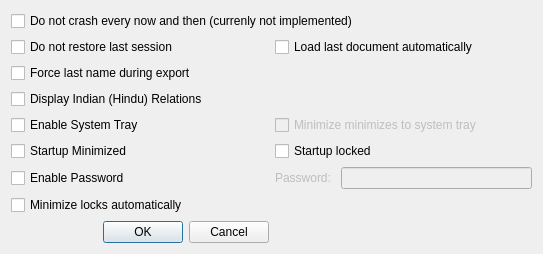
<?xml version="1.0" encoding="UTF-8"?>
<ui version="4.0">
 <author>Neeraj Jakhar</author>
 <class>MainPreferences</class>
 <widget class="QDialog" name="MainPreferences">
  <property name="geometry">
   <rect>
    <x>0</x>
    <y>0</y>
    <width>543</width>
    <height>242</height>
   </rect>
  </property>
  <property name="windowTitle">
   <string>Preferences for Familier</string>
  </property>
  <layout class="QGridLayout" name="gridLayout_2">
   <item row="0" column="0" colspan="2">
    <widget class="QCheckBox" name="checkBoxDoNotCrash">
     <property name="text">
      <string>Do not crash every now and then (currenly not implemented)</string>
     </property>
    </widget>
   </item>
   <item row="1" column="0">
    <widget class="QCheckBox" name="checkBoxDoNotRestoreLastSession">
     <property name="text">
      <string>Do not restore last session</string>
     </property>
    </widget>
   </item>
   <item row="1" column="1">
    <widget class="QCheckBox" name="checkBoxLoadLastDocumentAutomatically">
     <property name="text">
      <string>Load last document automatically</string>
     </property>
    </widget>
   </item>
   <item row="2" column="0">
    <widget class="QCheckBox" name="checkBoxExportForceLastName">
     <property name="text">
      <string>Force last name during export</string>
     </property>
    </widget>
   </item>
   <item row="3" column="0">
    <widget class="QCheckBox" name="checkBoxDisplayIndianRelations">
     <property name="text">
      <string>Display Indian (Hindu) Relations</string>
     </property>
    </widget>
   </item>
   <item row="4" column="0">
    <widget class="QCheckBox" name="checkBoxEnableSystemTray">
     <property name="text">
      <string>Enable System Tray</string>
     </property>
    </widget>
   </item>
   <item row="4" column="1">
    <widget class="QCheckBox" name="checkBoxMimimizeMinimizesToSystemTray">
     <property name="enabled">
      <bool>false</bool>
     </property>
     <property name="text">
      <string>Minimize minimizes to system tray</string>
     </property>
    </widget>
   </item>
   <item row="5" column="0">
    <widget class="QCheckBox" name="checkBoxStartMinimized">
     <property name="text">
      <string>Startup Minimized</string>
     </property>
    </widget>
   </item>
   <item row="5" column="1">
    <widget class="QCheckBox" name="checkBoxStartLocked">
     <property name="text">
      <string>Startup locked</string>
     </property>
    </widget>
   </item>
   <item row="6" column="0">
    <widget class="QCheckBox" name="checkBoxEnablePassword">
     <property name="text">
      <string>Enable Password</string>
     </property>
    </widget>
   </item>
   <item row="6" column="1">
    <layout class="QGridLayout" name="gridLayout">
     <item row="0" column="0">
      <widget class="QLabel" name="labelPassword">
       <property name="enabled">
        <bool>false</bool>
       </property>
       <property name="text">
        <string>Password: </string>
       </property>
       <property name="buddy">
        <cstring>lineEditPassword</cstring>
       </property>
      </widget>
     </item>
     <item row="0" column="1">
      <widget class="QLineEdit" name="lineEditPassword">
       <property name="enabled">
        <bool>false</bool>
       </property>
       <property name="sizePolicy">
        <sizepolicy hsizetype="Expanding" vsizetype="Fixed">
         <horstretch>0</horstretch>
         <verstretch>0</verstretch>
        </sizepolicy>
       </property>
       <property name="echoMode">
        <enum>QLineEdit::Password</enum>
       </property>
      </widget>
     </item>
    </layout>
   </item>
   <item row="7" column="0">
    <widget class="QCheckBox" name="checkBoxMinimizeLocksAutomatically">
     <property name="text">
      <string>Minimize locks automatically</string>
     </property>
    </widget>
   </item>
   <item row="8" column="0">
    <widget class="QDialogButtonBox" name="buttonBox">
     <property name="orientation">
      <enum>Qt::Horizontal</enum>
     </property>
     <property name="standardButtons">
      <set>QDialogButtonBox::Cancel|QDialogButtonBox::Ok</set>
     </property>
    </widget>
   </item>
  </layout>
 </widget>
 <resources/>
 <connections>
  <connection>
   <sender>buttonBox</sender>
   <signal>accepted()</signal>
   <receiver>MainPreferences</receiver>
   <slot>accept()</slot>
   <hints>
    <hint type="sourcelabel">
     <x>252</x>
     <y>475</y>
    </hint>
    <hint type="destinationlabel">
     <x>157</x>
     <y>274</y>
    </hint>
   </hints>
  </connection>
  <connection>
   <sender>buttonBox</sender>
   <signal>rejected()</signal>
   <receiver>MainPreferences</receiver>
   <slot>reject()</slot>
   <hints>
    <hint type="sourcelabel">
     <x>320</x>
     <y>475</y>
    </hint>
    <hint type="destinationlabel">
     <x>286</x>
     <y>274</y>
    </hint>
   </hints>
  </connection>
  <connection>
   <sender>checkBoxEnablePassword</sender>
   <signal>toggled(bool)</signal>
   <receiver>labelPassword</receiver>
   <slot>setEnabled(bool)</slot>
   <hints>
    <hint type="sourcelabel">
     <x>127</x>
     <y>246</y>
    </hint>
    <hint type="destinationlabel">
     <x>182</x>
     <y>195</y>
    </hint>
   </hints>
  </connection>
  <connection>
   <sender>checkBoxEnablePassword</sender>
   <signal>toggled(bool)</signal>
   <receiver>lineEditPassword</receiver>
   <slot>setEnabled(bool)</slot>
   <hints>
    <hint type="sourcelabel">
     <x>30</x>
     <y>249</y>
    </hint>
    <hint type="destinationlabel">
     <x>163</x>
     <y>174</y>
    </hint>
   </hints>
  </connection>
  <connection>
   <sender>checkBoxEnableSystemTray</sender>
   <signal>toggled(bool)</signal>
   <receiver>checkBoxMimimizeMinimizesToSystemTray</receiver>
   <slot>setEnabled(bool)</slot>
   <hints>
    <hint type="sourcelabel">
     <x>112</x>
     <y>114</y>
    </hint>
    <hint type="destinationlabel">
     <x>402</x>
     <y>118</y>
    </hint>
   </hints>
  </connection>
 </connections>
 <designerdata>
  <property name="gridDeltaX">
   <number>10</number>
  </property>
  <property name="gridDeltaY">
   <number>10</number>
  </property>
  <property name="gridSnapX">
   <bool>true</bool>
  </property>
  <property name="gridSnapY">
   <bool>true</bool>
  </property>
  <property name="gridVisible">
   <bool>true</bool>
  </property>
 </designerdata>
</ui>
